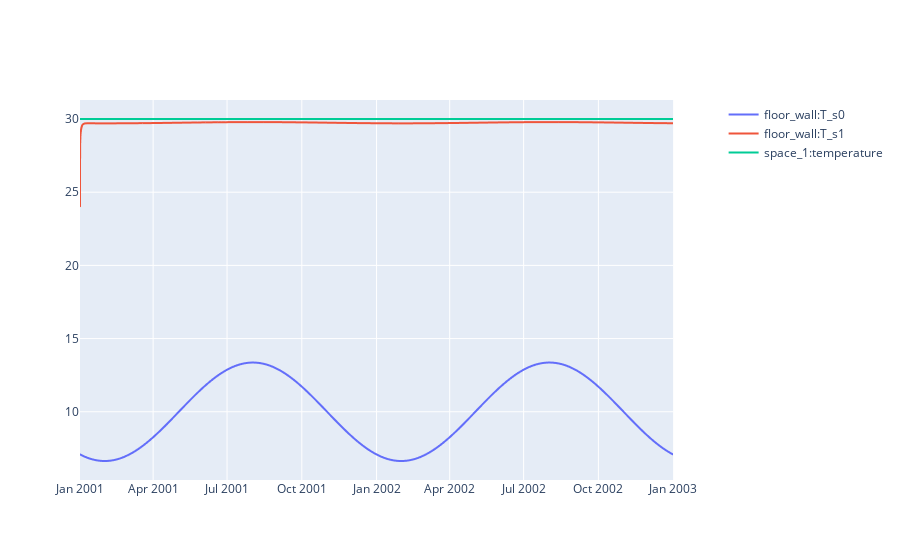

The code cell stored with this chart in its notebook:
### Code cell
suelo = pro.component("floor_wall")
t_suelo = suelo.variable("T_s0")  
t_dentro = suelo.variable("T_s1")
t_aire = pro.component("space_1").variable("temperature")
sim.plot(pro.dates(),[t_suelo, t_dentro, t_aire])

### Figure 1 — Plotly figure (JSON) as saved in the notebook; plotly's stock layout.template omitted (floating-point values rounded to 4 significant figures; data arrays with more than 128 entries replaced by an {"elided": "..."} marker saying what was removed)
{"data": [{"hovertemplate": "date=%{x}<br>floor_wall:T_s0=%{y}<extra></extra>", "legendgroup": "", "line": {"dash": "solid"}, "marker": {"symbol": "circle"}, "mode": "lines", "name": "floor_wall:T_s0", "showlegend": true, "type": "scattergl", "x": {"elided": "17520 str values"}, "xaxis": "x", "y": {"elided": "17520 float values"}, "yaxis": "y"}, {"hovertemplate": "date=%{x}<br>floor_wall:T_s1=%{y}<extra></extra>", "legendgroup": "", "line": {"dash": "solid"}, "marker": {"symbol": "circle"}, "mode": "lines", "name": "floor_wall:T_s1", "showlegend": true, "type": "scattergl", "x": {"elided": "17520 str values"}, "xaxis": "x", "y": {"elided": "17520 float values"}, "yaxis": "y"}, {"hovertemplate": "date=%{x}<br>space_1:temperature=%{y}<extra></extra>", "legendgroup": "", "line": {"dash": "solid"}, "marker": {"symbol": "circle"}, "mode": "lines", "name": "space_1:temperature", "showlegend": true, "type": "scattergl", "x": {"elided": "17520 str values"}, "xaxis": "x", "y": {"elided": "17520 float values"}, "yaxis": "y"}], "layout": {"xaxis": {"anchor": "y", "domain": [0, 0.94]}, "yaxis": {"anchor": "x", "domain": [0, 1]}, "yaxis2": {"anchor": "x", "overlaying": "y", "side": "right"}}}
